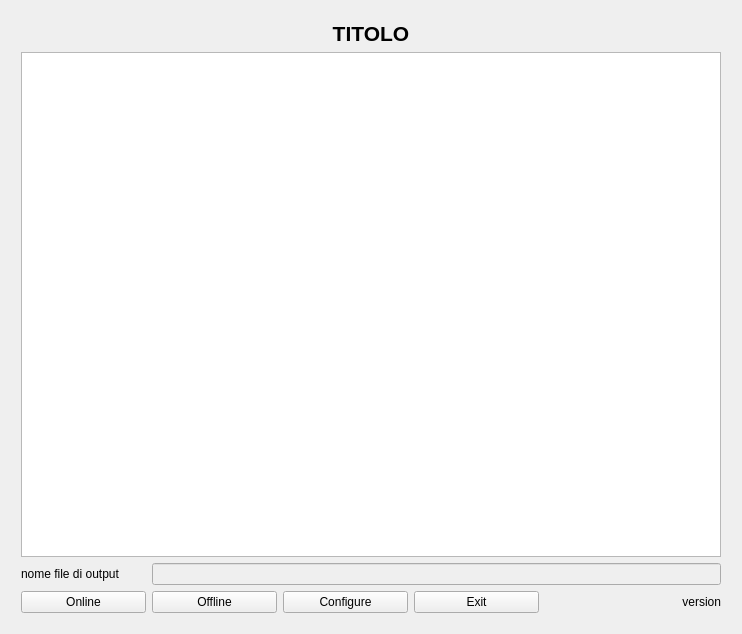
<?xml version="1.0" encoding="UTF-8"?>
<ui version="4.0">
 <class>singletonQtLoggerClass</class>
 <widget class="QWidget" name="singletonQtLoggerClass">
  <property name="geometry">
   <rect>
    <x>0</x>
    <y>0</y>
    <width>738</width>
    <height>634</height>
   </rect>
  </property>
  <property name="windowTitle">
   <string>FantaCalcGui</string>
  </property>
  <layout class="QGridLayout" name="gridLayout_2">
   <item row="0" column="0">
    <layout class="QGridLayout" name="gridLayout">
     <property name="margin">
      <number>10</number>
     </property>
     <item row="2" column="0">
      <widget class="QLabel" name="label">
       <property name="text">
        <string>nome file di output</string>
       </property>
      </widget>
     </item>
     <item row="2" column="1" colspan="5">
      <widget class="QLineEdit" name="outputFileNameLineEdit">
       <property name="enabled">
        <bool>false</bool>
       </property>
      </widget>
     </item>
     <item row="1" column="0" colspan="6">
      <widget class="QPlainTextEdit" name="plainTextEdit">
       <property name="enabled">
        <bool>true</bool>
       </property>
       <property name="minimumSize">
        <size>
         <width>700</width>
         <height>500</height>
        </size>
       </property>
       <property name="font">
        <font>
         <family>Ubuntu Mono</family>
         <pointsize>10</pointsize>
         <weight>50</weight>
         <italic>false</italic>
         <bold>false</bold>
        </font>
       </property>
       <property name="autoFillBackground">
        <bool>false</bool>
       </property>
       <property name="styleSheet">
        <string notr="true"/>
       </property>
       <property name="readOnly">
        <bool>true</bool>
       </property>
       <property name="backgroundVisible">
        <bool>false</bool>
       </property>
      </widget>
     </item>
     <item row="0" column="0" colspan="6">
      <widget class="QLabel" name="titleLabel">
       <property name="sizePolicy">
        <sizepolicy hsizetype="Preferred" vsizetype="Minimum">
         <horstretch>0</horstretch>
         <verstretch>0</verstretch>
        </sizepolicy>
       </property>
       <property name="font">
        <font>
         <family>Ubuntu</family>
         <pointsize>16</pointsize>
         <weight>75</weight>
         <italic>false</italic>
         <bold>true</bold>
         <kerning>true</kerning>
        </font>
       </property>
       <property name="text">
        <string>TITOLO</string>
       </property>
       <property name="alignment">
        <set>Qt::AlignHCenter|Qt::AlignTop</set>
       </property>
      </widget>
     </item>
     <item row="3" column="4" colspan="2">
      <widget class="QLabel" name="versionLabel">
       <property name="sizePolicy">
        <sizepolicy hsizetype="Expanding" vsizetype="Fixed">
         <horstretch>0</horstretch>
         <verstretch>0</verstretch>
        </sizepolicy>
       </property>
       <property name="text">
        <string>version</string>
       </property>
       <property name="alignment">
        <set>Qt::AlignRight|Qt::AlignTrailing|Qt::AlignVCenter</set>
       </property>
      </widget>
     </item>
     <item row="3" column="0">
      <widget class="QPushButton" name="onlineButton">
       <property name="sizePolicy">
        <sizepolicy hsizetype="Minimum" vsizetype="Fixed">
         <horstretch>0</horstretch>
         <verstretch>0</verstretch>
        </sizepolicy>
       </property>
       <property name="minimumSize">
        <size>
         <width>125</width>
         <height>0</height>
        </size>
       </property>
       <property name="text">
        <string>Online</string>
       </property>
      </widget>
     </item>
     <item row="3" column="1">
      <widget class="QPushButton" name="offlineButton">
       <property name="minimumSize">
        <size>
         <width>125</width>
         <height>0</height>
        </size>
       </property>
       <property name="text">
        <string>Offline</string>
       </property>
      </widget>
     </item>
     <item row="3" column="2">
      <widget class="QPushButton" name="configButton">
       <property name="minimumSize">
        <size>
         <width>125</width>
         <height>0</height>
        </size>
       </property>
       <property name="text">
        <string>Configure</string>
       </property>
      </widget>
     </item>
     <item row="3" column="3">
      <widget class="QPushButton" name="exitButton">
       <property name="minimumSize">
        <size>
         <width>125</width>
         <height>0</height>
        </size>
       </property>
       <property name="text">
        <string>Exit</string>
       </property>
      </widget>
     </item>
    </layout>
   </item>
  </layout>
 </widget>
 <layoutdefault spacing="6" margin="11"/>
 <tabstops>
  <tabstop>plainTextEdit</tabstop>
  <tabstop>outputFileNameLineEdit</tabstop>
  <tabstop>onlineButton</tabstop>
  <tabstop>offlineButton</tabstop>
  <tabstop>configButton</tabstop>
  <tabstop>exitButton</tabstop>
 </tabstops>
 <resources/>
 <connections>
  <connection>
   <sender>exitButton</sender>
   <signal>clicked()</signal>
   <receiver>singletonQtLoggerClass</receiver>
   <slot>saveLogAndClose()</slot>
   <hints>
    <hint type="sourcelabel">
     <x>347</x>
     <y>381</y>
    </hint>
    <hint type="destinationlabel">
     <x>340</x>
     <y>206</y>
    </hint>
   </hints>
  </connection>
  <connection>
   <sender>onlineButton</sender>
   <signal>clicked()</signal>
   <receiver>singletonQtLoggerClass</receiver>
   <slot>onlineClicked()</slot>
   <hints>
    <hint type="sourcelabel">
     <x>309</x>
     <y>382</y>
    </hint>
    <hint type="destinationlabel">
     <x>340</x>
     <y>206</y>
    </hint>
   </hints>
  </connection>
  <connection>
   <sender>offlineButton</sender>
   <signal>clicked()</signal>
   <receiver>singletonQtLoggerClass</receiver>
   <slot>offlineClicked()</slot>
   <hints>
    <hint type="sourcelabel">
     <x>390</x>
     <y>382</y>
    </hint>
    <hint type="destinationlabel">
     <x>340</x>
     <y>206</y>
    </hint>
   </hints>
  </connection>
  <connection>
   <sender>configButton</sender>
   <signal>clicked()</signal>
   <receiver>singletonQtLoggerClass</receiver>
   <slot>configClicked()</slot>
   <hints>
    <hint type="sourcelabel">
     <x>471</x>
     <y>382</y>
    </hint>
    <hint type="destinationlabel">
     <x>340</x>
     <y>206</y>
    </hint>
   </hints>
  </connection>
  <connection>
   <sender>singletonQtLoggerClass</sender>
   <signal>onOffClickedFinished()</signal>
   <receiver>singletonQtLoggerClass</receiver>
   <slot>goOn()</slot>
   <hints>
    <hint type="sourcelabel">
     <x>340</x>
     <y>206</y>
    </hint>
    <hint type="destinationlabel">
     <x>340</x>
     <y>206</y>
    </hint>
   </hints>
  </connection>
 </connections>
 <slots>
  <signal>onOffClickedFinished()</signal>
  <slot>saveLogAndClose()</slot>
  <slot>configClicked()</slot>
  <slot>onlineClicked()</slot>
  <slot>offlineClicked()</slot>
  <slot>goOn()</slot>
 </slots>
</ui>
